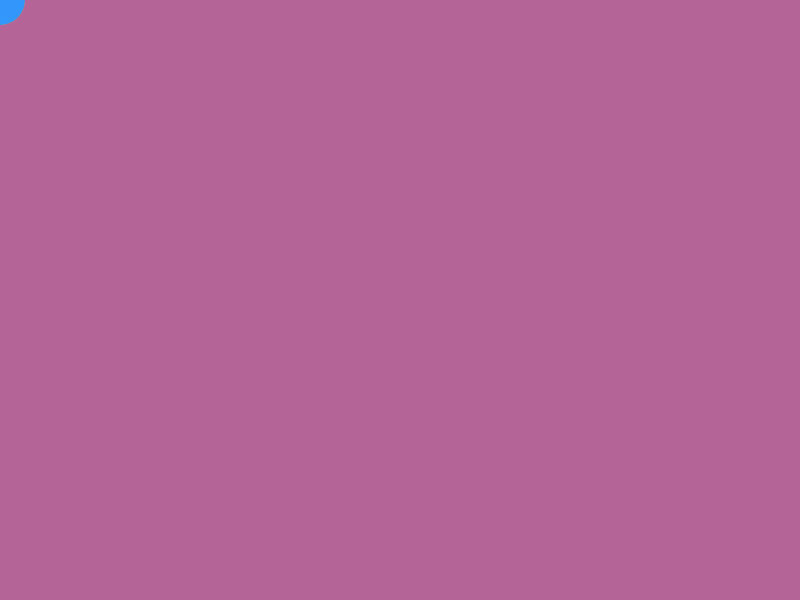
Frame 1 (no input)
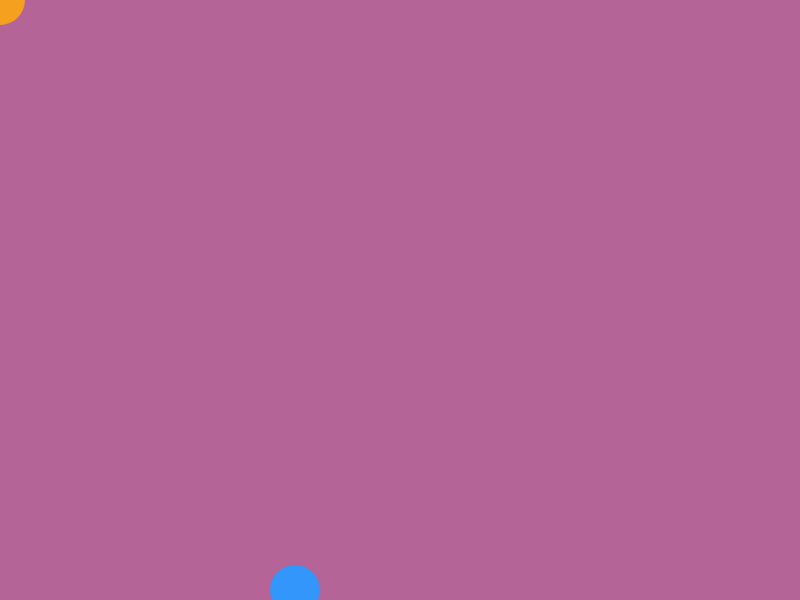
Frame 60 (no input)
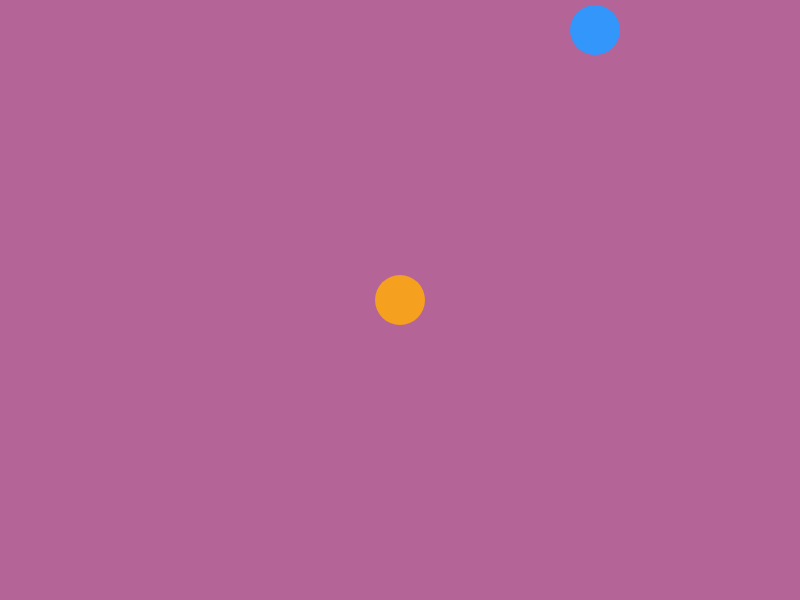
Frame 120 (the mouse pressed at the canvas centre since frame 60)

The p5.js sketch that drew these frames (run headless with seeded random() and noise() and a simulated clock; from frame 60 on, the mouse is pressed at the canvas centre):

// p5.js sketch
// ── sketch.js
var posX = 0;
var speedX = 5;

var posY = 0;
var speedY = 10;

function setup() {
	createCanvas(800,600);
	background(180,100,150);
}

function draw() {
	background(180,100,150);

	noStroke();
	fill(245,160,30);
	ellipse(mouseX,mouseY,50,50);

	fill(50,150,250);
	ellipse(posX,posY,50,50);

	posX = posX + speedX;
	posY = posY + speedY;

	if(posX > width || posX < 0){
		speedX = speedX * -1;
	}
	if(posY > height || posY < 0){
		speedY = speedY * -1;
	}
}
